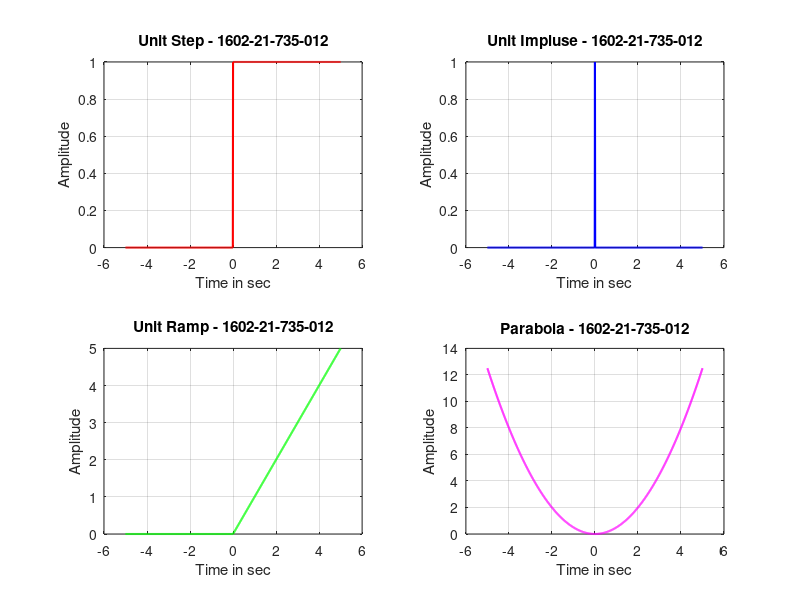

Reproduce this figure in MATLAB.
clc;clear;close all;

tmin=-5;
tmax=5;
dt=0.01;
t=tmin:dt:tmax;
x1=1;
x2=0;

subplot(2,2,1);
ut1=(x1.*(t>=0))+(x2.*(t<0));
plot(t,ut1,'r','linewidth',1.5);
xlabel('Time in sec');
ylabel('Amplitude');
title('Unit Step - 1602-21-735-012');
grid on;

subplot(2,2,2);
ut2=(x1.*(t==0))+(x2.*(t~=0));
plot(t,ut2,'b','linewidth',1.5);
xlabel('Time in sec');
ylabel('Amplitude');
title('Unit Impluse - 1602-21-735-012');
grid on;

subplot(2,2,3);
ut3=(t.*(t>=0))+(x2.*(t<0));
plot(t,ut3,'g','linewidth',1.5);
xlabel('Time in sec');
ylabel('Amplitude');
title('Unit Ramp - 1602-21-735-012');
grid on;

subplot(2,2,4);
ut4=(t.^2)/2;
plot(t,ut4,'m','linewidth',1.5);
xlabel('Time in sec');
ylabel('Amplitude');
title('Parabola - 1602-21-735-012');
grid on;